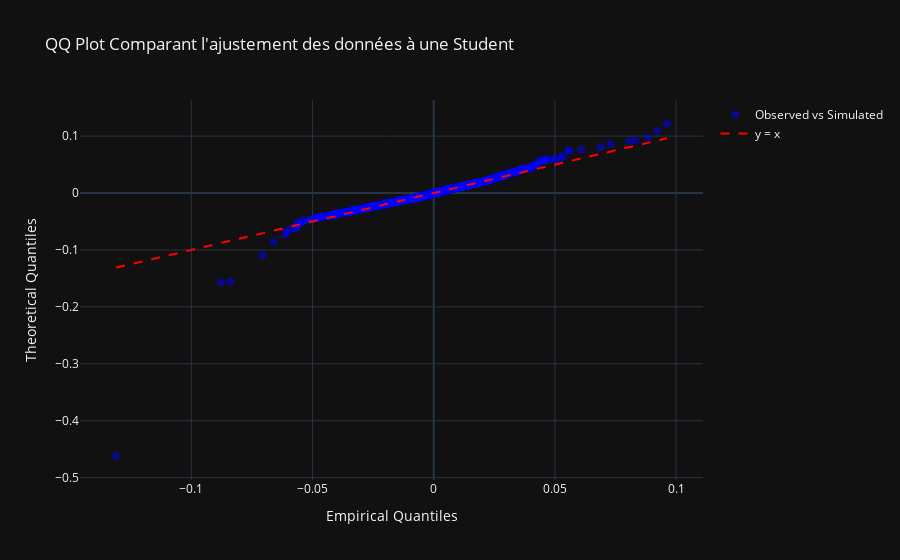

Notebook code for this chart:
### Markdown cell above
# VaR skew-Student

### Code cell
print("Validation ex-ante de l'ajustement par skew student")
result["qqplot_student"]

### Figure 1 — Plotly figure (JSON) as saved in the notebook; plotly's stock layout.template omitted (floating-point values rounded to 4 significant figures; data arrays with more than 128 entries replaced by an {"elided": "..."} marker saying what was removed)
{"data": [{"marker": {"color": "blue", "opacity": 0.5, "size": 8}, "mode": "markers", "name": "Observed vs Simulated", "type": "scatter", "x": {"elided": "3522 float values"}, "y": {"elided": "3522 float values"}}, {"line": {"color": "red", "dash": "dash"}, "mode": "lines", "name": "y = x", "type": "scatter", "x": [-0.131, 0.09617], "y": [-0.131, 0.09617]}], "layout": {"plot_bgcolor": "rgba(0, 0, 0, 0)", "showlegend": true, "title": {"text": "QQ Plot Comparant l'ajustement des données à une Student "}, "xaxis": {"showgrid": true, "title": {"text": "Empirical Quantiles"}}, "yaxis": {"showgrid": true, "title": {"text": "Theoretical Quantiles"}}}}
